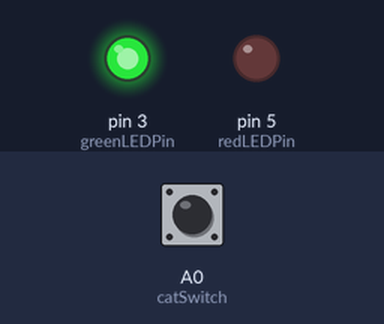
A sketch run on a simulated Arduino Uno, built with avr-gcc and run on an emulated ATmega328P. Shown: output pins drawn as LEDs (lit = HIGH). The inputs (shaded band) are chosen by the test bench; at power-on: A0 (catSwitch) LOW.

Above: at 1.2 s.
1.3 s: A0 (catSwitch) pulled HIGH for 0.15 s
At 1.37 s:
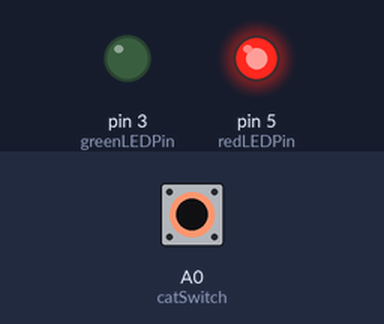
2.9 s: A0 (catSwitch) pulled HIGH for 3.2 s
At 7.2 s:
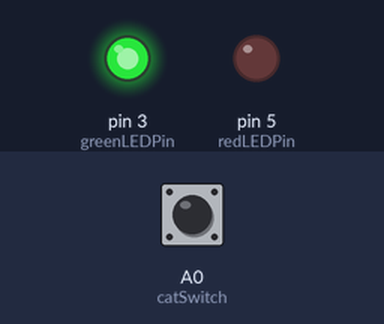
Timing chart, 0 to 8.7 s (numbered marks = the images above; inputs shaded):
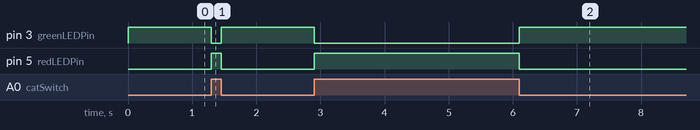

The sketch:

cat_switch.ino
```cpp
const int catSwitch = A0; // cat switch pin
const int redLEDPin = 5;
const int greenLEDPin = 3;

void setup() {
  Serial.begin(9600); // to make sure it's 9600 baud
  pinMode(redLEDPin, OUTPUT);
  pinMode(greenLEDPin, OUTPUT);
}

void loop() {
  int switchState = digitalRead(catSwitch); // read the switch state

  if (switchState == HIGH) { // if the switch is on, turn on the red LED and turn off the green LED
    digitalWrite(redLEDPin, HIGH);
    digitalWrite(greenLEDPin, LOW);
  }
  else if (switchState == LOW) { // if the switch is off, turn on the green LED and turn off the red LED
    digitalWrite(greenLEDPin, HIGH);
    digitalWrite(redLEDPin, LOW);
  }
}
```

Measured:
- after the input at 1.3 s, pin 3 (greenLEDPin): HIGH → LOW at once, → HIGH 0.15 s later; pin 5 (redLEDPin): LOW → HIGH at once, → LOW 0.15 s later
- after the input at 2.9 s, pin 3 (greenLEDPin): HIGH → LOW at once, → HIGH 3.2 s later; pin 5 (redLEDPin): LOW → HIGH at once, → LOW 3.2 s later
